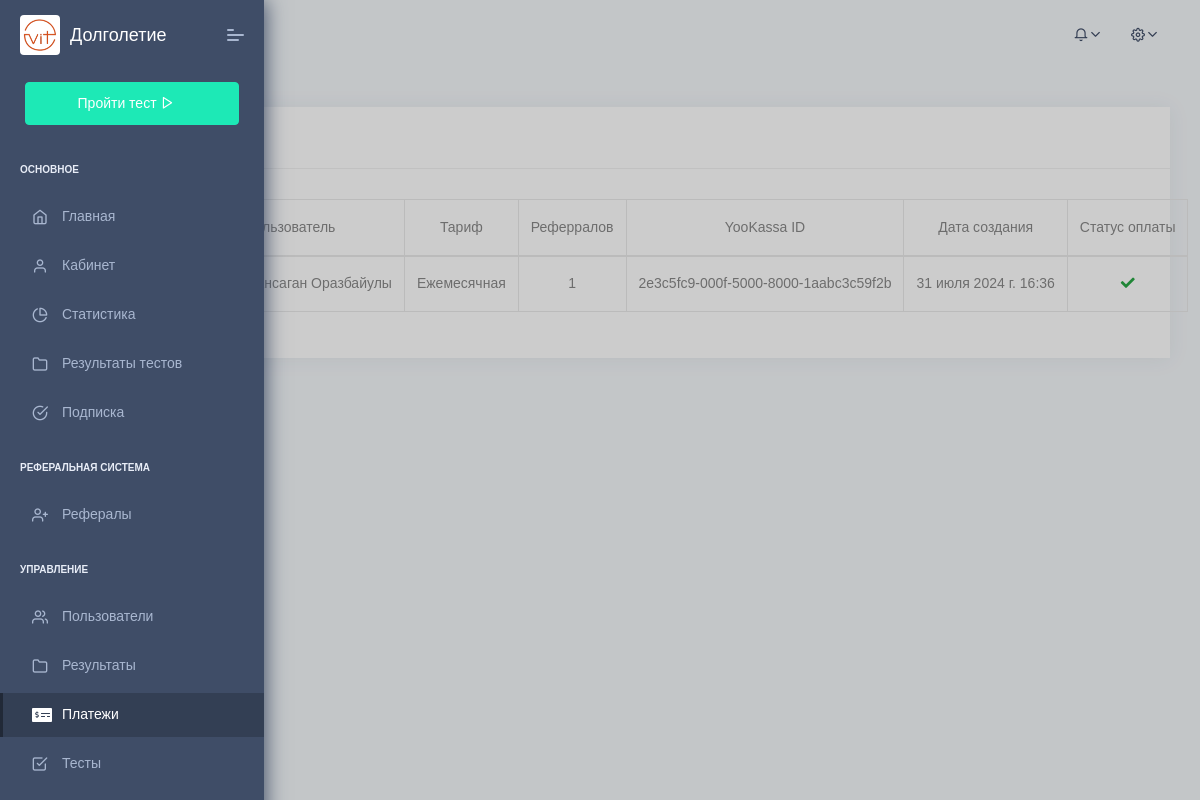
The app's page /app/payment (signed in), older data.
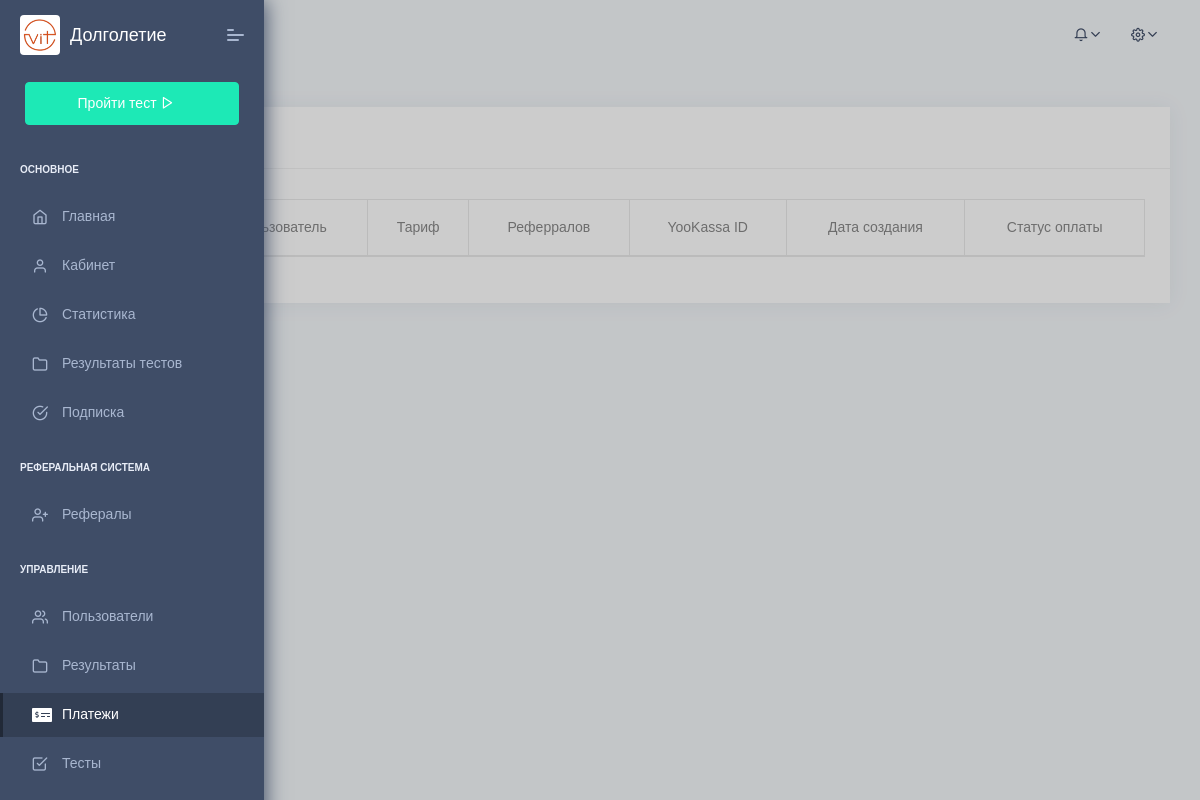
The same page, newer data.
### app/models/subscription.py (models this page shows, shortened)
class SubscriptionPayment(BaseModel):
    subscription = models.OneToOneField(Subscription, on_delete=models.CASCADE, null=True, blank=True,
                                        related_name='payment')
    yookassa_id = models.CharField(max_length=50, null=True, blank=True, unique=True)
    amount = models.IntegerField(null=True, blank=True)
    is_paid = models.BooleanField(default=False)
    class Meta:
        verbose_name = 'Оплата YooKassa'
        verbose_name_plural = 'Оплаты YooKassa'

class Subscription(BaseModel):
    class TypeChoices(models.TextChoices):
        MONTHLY = 'monthly', 'Ежемесячная'
        ANNUAL = 'annual', 'Ежегодная'
    user = models.ForeignKey(User, on_delete=models.CASCADE, related_name='subscriptions')
    type = models.CharField(max_length=50, choices=TypeChoices.choices, default=TypeChoices.MONTHLY, verbose_name='Тип')
    start_datetime = models.DateTimeField(null=True, blank=True)
    end_datetime = models.DateTimeField(null=True, blank=True)
    class Meta:
        verbose_name = 'Подписка'
        verbose_name_plural = 'Подписка'

### app/models/proflie.py (models this page shows, shortened)
class Profile(BaseModel):
    class RoleChoices(models.TextChoices):
        ADMIN = 'admin', 'Администратор'
        USER = 'user', 'Пользователь'
    user = models.OneToOneField(User, on_delete=models.CASCADE, related_name='profile')
    patronymic = models.CharField(max_length=256, null=True, blank=True, verbose_name='Отчество')
    password = models.CharField(max_length=256, null=True, blank=True, verbose_name='Пароль')
    role = models.CharField(max_length=256, default=RoleChoices.USER, choices=RoleChoices.choices)
    uuid = models.UUIDField(default=uuid.uuid4, editable=False, unique=True)
    class Meta:
        verbose_name = 'Профиль'
        verbose_name_plural = 'Профили'
    @property
    def get_full_name(self):
        full_name = ''
        user = self.user
        if user.last_name:
            full_name += user.last_name + ' '
        if user.first_name:
            full_name += user.first_name + ' '
        if self.patronymic:
            full_name += f' {self.patronymic}'
        full_name = full_name.strip()
        return full_name

class Referral(models.Model):
    user = models.OneToOneField(User, on_delete=models.CASCADE, related_name='referral')
    code = models.CharField(max_length=20, unique=True)
    referred_users = models.ManyToManyField(User, related_name='referred_by', blank=True)
    class Meta:
        verbose_name = 'Реферальная система'
        verbose_name_plural = 'Реферальная система'

### app/views/payment.py (the view)
# urls.py: path('payment', views.payment_list, name='payment_list'),
@login_required
def payment_list(request):
    if not request.user.profile.role == Profile.RoleChoices.ADMIN:
        messages.error(request, 'У вас недостаточно прав для просмотра данной страницы')
        return redirect(reverse('app:home'))
    subscription_payments = SubscriptionPayment.objects.filter(is_paid=True)
    return render(request, 'app/payment/list.html', {
        'subscription_payments': subscription_payments,
    })

### app/templates/app/payment/list.html (shortened to what this page needs)
{% extends 'base.html' %}
{% block breadcrumb %}
    <ul class="breadcrumb">
        <li class="breadcrumb-item">
            <a href="">
            </a>
        </li>
        <li class="breadcrumb-item">
            <a href="#">
            </a>
        </li>
    </ul>
{% endblock %}
{% block content %}
    <table class="table table-bordered text-center">
        <thead>
        <tr>
            <td>№</td>
            <td>Пользователь</td>
            <td>Тариф</td>
            <td>Реферралов</td>
            <td>YooKassa ID</td>
            <td>Дата создания</td>
            <td>Статус оплаты</td>
        </tr>
        </thead>
        <tbody>
        {% for subscription_payment in subscription_payments %}
            <tr>
                <td>{{ forloop.counter }}</td>
                <td>
                    {{ subscription_payment.subscription.user.profile.get_full_name }}
                </td>
                <td>
                    {{ subscription_payment.subscription.get_type_display }}
                </td>
                <td>
                    {{ subscription_payment.subscription.user.referral.referred_users.count }}
                </td>
                <td>
                    {{ subscription_payment.yookassa_id }}
                </td>
                <td>{{ subscription_payment.created_at }}</td>
                <td>
                    {% if subscription_payment.is_paid %}
                        <i class="fa fa-check text-success"></i>
                    {% else %}
                        <i class="fa fa-x text-danger"></i>
                    {% endif %}
                </td>
            </tr>
        {% endfor %}
        </tbody>
    </table>
{% endblock %}

### app/templates/base.html (shortened to what this page needs)
{% load static %}
<!DOCTYPE html>
<html lang="en">
<head>
    <link rel="stylesheet" href="{% static 'app/fonts/fontawesome/css/fontawesome-all.min.css' %}">
    <link rel="stylesheet" href="{% static 'app/plugins/animation/css/animate.min.css' %}">
    <link rel="stylesheet" href="{% static 'app/css/style.css' %}">
    <link rel="stylesheet" href="{% static 'app/css/custom.css' %}">
</head>
<body>
<nav class="pcoded-navbar">
    <div class="navbar-wrapper">
        <div class="navbar-brand header-logo">
            <a href="{% url 'landing:home' %}" class="b-brand">
                <div class="bg-white rounded">
                    <img src="{% static 'app/images/logo.png' %}" alt="" width="40" height="40">
                </div>
                <span class="b-title">Долголетие</span>
            </a>
            <a class="mobile-menu" id="mobile-collapse" href="javascript:"><span></span></a>
        </div>
        <div class="navbar-content scroll-div">
            <ul class="nav pcoded-inner-navbar">
                <li data-username="Sample Page" class="nav-item">
                    <a href="{% url 'app:start_quiz' %}" class="nav-link">
                        <div class="btn btn-success text-white w-100">
                            Пройти тест
                            <i class="feather icon-play"></i>
                        </div>
                    </a>
                </li>
                <li class="nav-item pcoded-menu-caption">
                    <label>Основное</label>
                </li>
                <li data-username="Sample Page" class="nav-item {% if 'home' in request.path %}active{% endif %}">
                    <a href="{% url 'app:home' %}" class="nav-link">
                        <div class="pcoded-micon"><i class="feather icon-home"></i></div>
                        <span class="pcoded-mtext">Главная</span>
                    </a>
                </li>
                <li class="nav-item {% if '/cabinet' in request.path %}active{% endif %}">
                    <a href="{% url 'app:cabinet' %}" class="nav-link">
                        <div class="pcoded-micon"><i class="feather icon-user"></i></div>
                        <span class="pcoded-mtext">Кабинет</span>
                    </a>
                </li>
                <li class="nav-item {% if '/statistic' in request.path %}active{% endif %}">
                    <a href="{% url 'app:statistic' %}" class="nav-link">
                        <div class="pcoded-micon"><i class="feather icon-pie-chart"></i></div>
                        <span class="pcoded-mtext">Статистика</span>
                    </a>
                </li>
                <li class="nav-item {% if '/quiz' in request.path %}active{% endif %}">
                    <a href="{% url 'app:quiz_list' %}" class="nav-link">
                        <div class="pcoded-micon"><i class="feather icon-folder"></i></div>
                        <span class="pcoded-mtext">Результаты тестов</span>
                    </a>
                </li>
                <li class="nav-item {% if '/subscription' in request.path %}active{% endif %}">
                    <a href="{% url 'app:subscription_plans' %}" class="nav-link">
                        <div class="pcoded-micon"><i class="feather icon-check-circle"></i></div>
                        <span class="pcoded-mtext">Подписка</span>
                    </a>
                </li>
                <li class="nav-item pcoded-menu-caption">
                    <label>Реферальная система</label>
                </li>
                <li class="nav-item {% if '/referral' in request.path %}active{% endif %}">
                    <a href="{% url 'app:referral_list' %}" class="nav-link">
                        <div class="pcoded-micon"><i class="feather icon-user-plus"></i></div>
                        <span class="pcoded-mtext">Рефералы</span>
                    </a>
                </li>
                {% if request.user.profile.role == 'admin' %}
                    <li class="nav-item pcoded-menu-caption">
                        <label>Управление</label>
                    </li>
                    <li data-username="Users" class="nav-item {% if '/app/user' == request.path %}active{% endif %}">
                        <a href="{% url 'app:user_list' %}" class="nav-link">
                            <div class="pcoded-micon"><i class="feather icon-users"></i></div>
                            <span class="pcoded-mtext">Пользователи</span>
                        </a>
                    </li>
                    <li data-username="Users"
                        class="nav-item {% if '/user-quizzes' in request.path %}active{% endif %}">
                        <a href="{% url 'app:user_quiz_list' %}" class="nav-link">
                            <div class="pcoded-micon"><i class="feather icon-folder"></i></div>
                            <span class="pcoded-mtext">Результаты</span>
                        </a>
                    </li>
                    <li data-username="Users" class="nav-item {% if '/payment' in request.path %}active{% endif %}">
                        <a href="{% url 'app:payment_list' %}" class="nav-link">
                            <div class="pcoded-micon"><i class="fa fa-money-check-alt"></i></div>
                            <span class="pcoded-mtext">Платежи</span>
                        </a>
                    </li>
                    <li data-username="Test management"
                        class="nav-item {% if '/management-quiz' in request.path %}active{% endif %}">
                        <a href="{% url 'app:management_quiz_list' %}" class="nav-link">
                            <div class="pcoded-micon"><i class="feather icon-check-square"></i></div>
                            <span class="pcoded-mtext">Тесты</span>
                        </a>
                    </li>
                {% endif %}
            </ul>
        </div>
    </div>
</nav>
<header class="navbar pcoded-header navbar-expand-lg navbar-light">
    <div class="collapse navbar-collapse">
        <ul class="navbar-nav mr-auto">
            <li class="nav-item">
                <div class="main-search">
                    <div class="input-group">
                        <span class="input-group-append search-btn btn btn-primary">
                            </span>
                    </div>
                </div>
            </li>
        </ul>
        <ul class="navbar-nav ml-auto">
            <li>
                <div class="dropdown">
                    <a class="dropdown-toggle" href="javascript:" data-toggle="dropdown"><i
                            class="icon feather icon-bell"></i></a>
                </div>
            </li>
            <li>
                <div class="dropdown drp-user">
                    <a href="javascript:" class="dropdown-toggle" data-toggle="dropdown">
                        <i class="icon feather icon-settings"></i>
                    </a>
                </div>
            </li>
        </ul>
    </div>
</header>
<div class="pcoded-main-container">
    <div class="pcoded-wrapper">
        <div class="pcoded-content" style="padding: 0 30px;">
            <div class="pcoded-inner-content">
                <div class="page-header">
                    <div class="page-block">
                        <div class="row align-items-center">
                            <div class="col-md-12">
                                {% block breadcrumb %}
                                {% endblock %}
                            </div>
                        </div>
                    </div>
                </div>
                <div class="main-body">
                    <div class="page-wrapper">
                        <div class="row">
                            <div class="col-sm-12">
                                <div class="card">
                                    <div class="card-header">
                                        <h5 class="w-100">{% block name %}{% endblock %}</h5>
                                    </div>
                                    <div class="card-block">
                                        {% block content %}
                                        {% endblock %}
                                    </div>
                                </div>
                            </div>
                        </div>
                    </div>
                </div>
            </div>
        </div>
    </div>
</div>
</body>
</html>

Row changes from the older to the newer data that the page shows:
removed SubscriptionPayment: subscription.user.profile.get_full_name "Кабдолла Ансаган Оразбайулы", subscription.type "Ежемесячная", subscription.user.referral.referred_users.count "1", yookassa_id "2e3c5fc9-000f-5000-8000-1aabc3c59f2b", created_at "31 июля 2024 г. 16:36", is_paid True (drawn)
